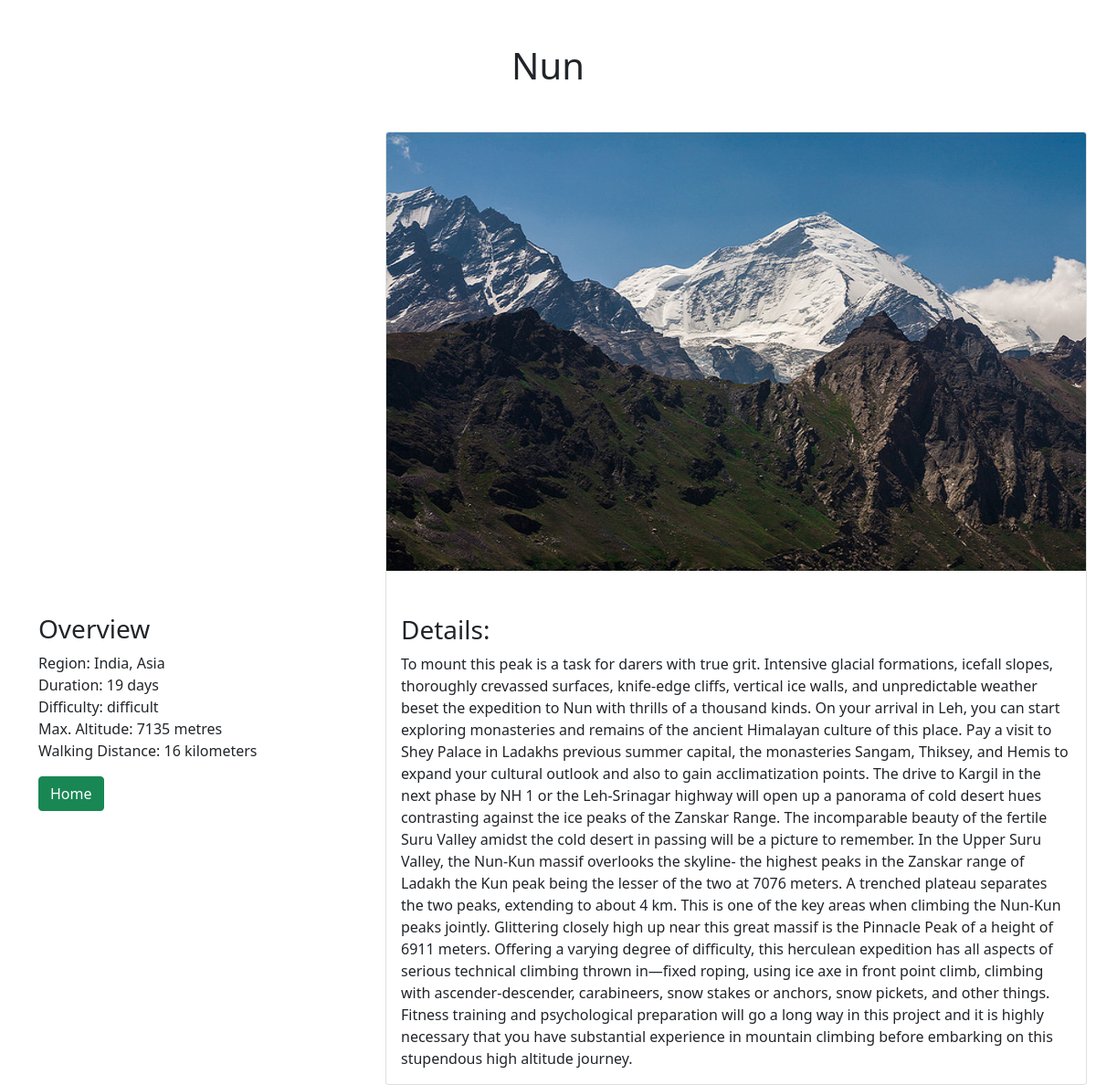
The page /details.php?trekID=1008 on the database its author committed.
### tables this page shows
CREATE TABLE `travel_offers` (
  `trekID` int(11) NOT NULL,
  `locationName` varchar(65) NOT NULL,
  `price` decimal(10,2) NOT NULL,
  `description` varchar(650) NOT NULL,
  `longitude` decimal(9,6) DEFAULT NULL,
  `latitude` decimal(9,6) DEFAULT NULL,
  `picture` varchar(250) DEFAULT NULL,
  `region` varchar(25) NOT NULL,
  `duration` int(2) NOT NULL,
  `difficulty` enum('easy','moderate','difficult','very difficult','extreme') NOT NULL,
  `walking_distance` int(3) NOT NULL,
  `max_altitude` int(4) NOT NULL,
  `description_detail` varchar(1950) NOT NULL
);

### details.php (the view, shortened to what this page needs)
<?php
require_once 'actions/db_connect.php';
if ($_GET['trekID']) {
    $id = $_GET['trekID'];
    $sql = "SELECT * FROM travel_offers WHERE trekID = {$id}";
    $result = mysqli_query($connect, $sql);
    $data = mysqli_fetch_assoc($result);
    if (mysqli_num_rows($result) == 1) {
        $locationName = $data['locationName'];
        $description_detail = $data['description_detail'];
        $region = $data['region'];
        $duration = $data['duration'];
        $difficulty = $data['difficulty'];
        $walking_distance = $data['walking_distance'];
        $max_altitude = $data['max_altitude'];
        $picture = $data['picture'];
    } else {
        header("location: error.php");
    }
} else {
    header("location: error.php");
}
?>
<!DOCTYPE html>
<html lang="en">
<head>
    <?php require_once 'components/boot.php' ?>
</head>
<body>
    <div class="manageProduct mt-3">
        <p class='h1 text-center mt-5 mb-5'> <?= $locationName ?> </p>
        <div class="container">
            <div class="row">
                <div class="col-sm-4">
                    <div id="map"></div>
                    <ul class="p-0">
                        <li>
                            <h3>Overview</h3>
                        </li>
                        <li>Region: <?= $region ?></li>
                        <li>Duration: <?= $duration ?> days</li>
                        <li>Difficulty: <?= $difficulty ?></li>
                        <li>Max. Altitude: <?= $max_altitude ?> metres</li>
                        <li>Walking Distance: <?= $walking_distance ?> kilometers</li>
                    </ul>
                    <div class="d-flex justify-content-beginning">
                        <a href="index.php"><button class='btn btn-md btn-success custom' type="button">Home</button></a>
                    </div>
                </div>
                <div class="col-sm-8">
                    <div class="card" style="width: 48rem;">
                        <img src='pictures/<?= $picture ?>' class='card-img-top' alt='...' width='100%'>
                        <div class="card-body">
                            <h3 class="card-title">Details:</h3>
                            <p class="card-text mt-2"><?= $description_detail ?></p>
                        </div>
                    </div>
                </div>
            </div>
        </div>
    </div>
</body>
</html>

### details.php (style rules this page uses)
html, body { height: 100%; margin: 0; padding: 0; }
.manageProduct { margin: auto; width: 100%; }
.card-img-top { margin-bottom: 4vh !important; height: 30rem; }
ul { list-style-type: none; }
ul li h3 { margin-top: 3rem; }
#map { height: 30rem; width: 100%; margin-left: auto; margin-right: auto; }

### rows shown on the page
travel_offers: locationName "Nun", region "India, Asia", duration "19", difficulty "difficult", max_altitude "7135", walking_distance "16", description_detail "To mount this peak is a task for darers with true grit. Intensive glacial formations, icefall slopes, thoroughly crevassed surfaces, knife-edge cliffs, vertical ice walls, and unpredictable weather beset the expedition to Nun with thrills of a thousand kinds. On your arrival in Leh, you can start exploring monasteries and remains of the ancient Himalayan culture of this place. Pay a visit to Shey Palace in Ladakhs previous summer capital, the monasteries Sangam, Thiksey, and Hemis to expand your cultural outlook and also to gain acclimatization points. The drive to Kargil in the next phase by NH 1 or the Leh-Srinagar highway will open up a panorama of cold desert hues contrasting against…"
